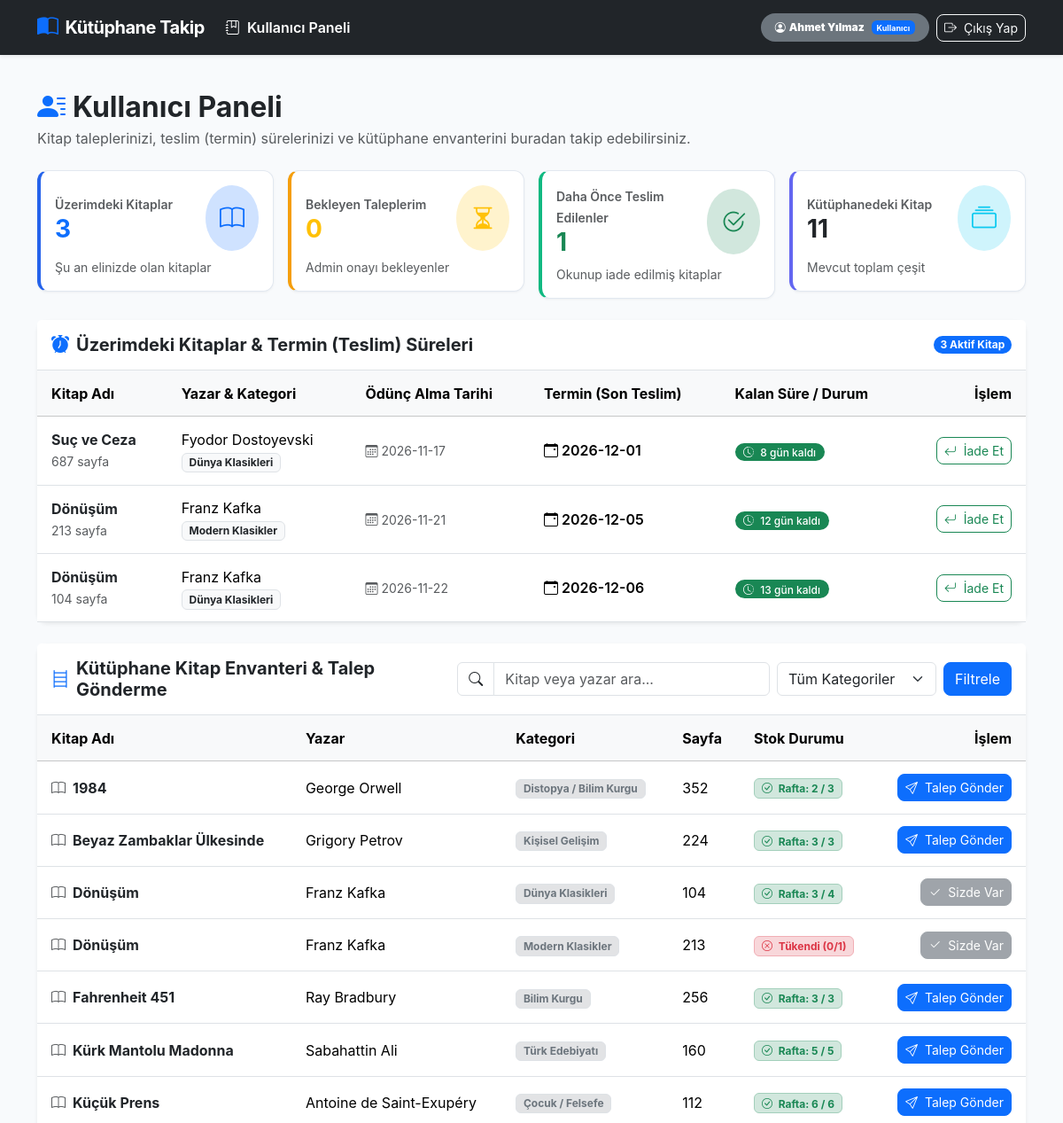
The page /kullanici (signed in, upper part) on the database as committed earlier.
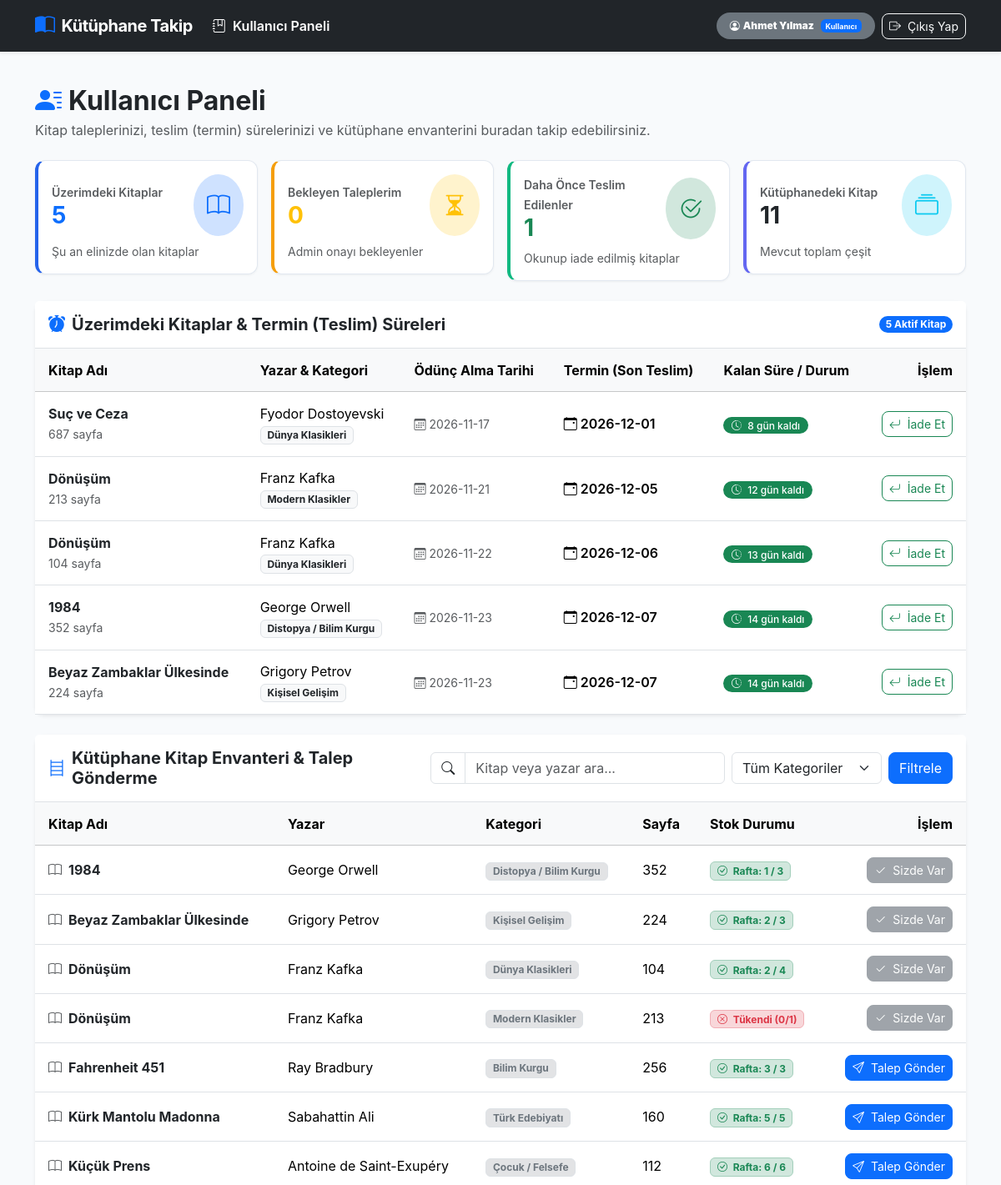
The same page on the database as committed later.
### tables this page shows
CREATE TABLE oduncler (
            id INTEGER PRIMARY KEY AUTOINCREMENT,
            kullanici_id INTEGER NOT NULL,
            kitap_id INTEGER NOT NULL,
            odunc_tarihi TEXT NOT NULL,
            termin_tarihi TEXT NOT NULL,
            iade_tarihi TEXT,
            durum TEXT NOT NULL DEFAULT 'oduncte', talep_tarihi TEXT,
            FOREIGN KEY (kullanici_id) REFERENCES kullanicilar (id) ON DELETE CASCADE,
            FOREIGN KEY (kitap_id) REFERENCES kitaplar (id) ON DELETE CASCADE
        );

CREATE TABLE kitaplar (
        id INTEGER PRIMARY KEY AUTOINCREMENT,
        kitap_adi TEXT NOT NULL
    , yazar TEXT NOT NULL DEFAULT 'Bilinmiyor', kategori TEXT NOT NULL DEFAULT 'Genel', sayfa_sayisi INTEGER DEFAULT 0, toplam_adet INTEGER NOT NULL DEFAULT 1, mevcut_adet INTEGER NOT NULL DEFAULT 1);

### app.py (the view)
@app.route("/kullanici")
@login_required
def kullanici_paneli():
    kullanici_id = session["kullanici_id"]
    arama_kelimesi = request.args.get("q", "").strip()
    secili_kategori = request.args.get("kategori", "").strip()
    baglanti = veritabani_baglantisi()
    bekleyen_talepler = baglanti.execute("""
        SELECT o.id as odunc_id, o.talep_tarihi, o.durum,
               k.id as kitap_id, k.kitap_adi, k.yazar, k.kategori, k.sayfa_sayisi
        FROM oduncler o
        JOIN kitaplar k ON o.kitap_id = k.id
        WHERE o.kullanici_id = ? AND o.durum = 'beklemede'
        ORDER BY o.id DESC
    """, (kullanici_id,)).fetchall()
    aktif_oduncler = baglanti.execute("""
        SELECT o.id as odunc_id, o.talep_tarihi, o.odunc_tarihi, o.termin_tarihi, o.durum,
               k.id as kitap_id, k.kitap_adi, k.yazar, k.kategori, k.sayfa_sayisi
        FROM oduncler o
        JOIN kitaplar k ON o.kitap_id = k.id
        WHERE o.kullanici_id = ? AND o.durum = 'oduncte'
        ORDER BY o.termin_tarihi ASC
    """, (kullanici_id,)).fetchall()
    gecmis_oduncler = baglanti.execute("""
        SELECT o.id as odunc_id, o.talep_tarihi, o.odunc_tarihi, o.termin_tarihi, o.iade_tarihi, o.durum,
               k.id as kitap_id, k.kitap_adi, k.yazar, k.kategori
        FROM oduncler o
        JOIN kitaplar k ON o.kitap_id = k.id
        WHERE o.kullanici_id = ? AND o.durum IN ('teslim_edildi', 'reddedildi')
        ORDER BY o.id DESC
    """, (kullanici_id,)).fetchall()
    kitap_sorgu = "SELECT * FROM kitaplar WHERE 1=1"
    parametreler = []
    if arama_kelimesi:
        kitap_sorgu += " AND (kitap_adi LIKE ? OR yazar LIKE ?)"
        parametreler.extend([f"%{arama_kelimesi}%", f"%{arama_kelimesi}%"])
    if secili_kategori:
        kitap_sorgu += " AND kategori = ?"
        parametreler.append(secili_kategori)
    kitap_sorgu += " ORDER BY kitap_adi ASC"
    envanter_kitaplar = baglanti.execute(kitap_sorgu, parametreler).fetchall()
    kategoriler = baglanti.execute("SELECT DISTINCT kategori FROM kitaplar ORDER BY kategori ASC").fetchall()
    talep_edilen_kitap_idleri = [t["kitap_id"] for t in bekleyen_talepler]
    elindeki_kitap_idleri = [o["kitap_id"] for o in aktif_oduncler]
    baglanti.close()
    return render_template(
        "kullanici.html",
        bekleyen_talepler=bekleyen_talepler,
        aktif_oduncler=aktif_oduncler,
        gecmis_oduncler=gecmis_oduncler,
        envanter_kitaplar=envanter_kitaplar,
        kategoriler=kategoriler,
        talep_edilen_kitap_idleri=talep_edilen_kitap_idleri,
        elindeki_kitap_idleri=elindeki_kitap_idleri,
        arama_kelimesi=arama_kelimesi,
        secili_kategori=secili_kategori
    )

### app.py (called while the page is built)
def login_required(f):
    @wraps(f)
    def decorated_function(*args, **kwargs):
        if "kullanici_id" not in session:
            flash("Lütfen önce giriş yapınız.", "warning")
            return redirect(url_for("login"))
        return f(*args, **kwargs)
    return decorated_function

@app.template_filter("kalan_gun_hesapla")
def kalan_gun_hesapla(termin_tarihi_str):
    if not termin_tarihi_str:
        return {"gun": 0, "durum": "beklemede", "metin": "Onay Bekliyor", "renk": "info"}
    try:
        termin_tarihi = datetime.strptime(termin_tarihi_str, "%Y-%m-%d").date()
        bugun = date.today()
        fark = (termin_tarihi - bugun).days
        if fark < 0:
            return {"gun": abs(fark), "durum": "gecikti", "metin": f"{abs(fark)} gün gecikti!", "renk": "danger"}
        elif fark == 0:
            return {"gun": 0, "durum": "bugun", "metin": "Bugün son gün!", "renk": "warning"}
        else:
            return {"gun": fark, "durum": "kalan", "metin": f"{fark} gün kaldı", "renk": "success" if fark > 3 else "warning"}
    except Exception:
        return {"gun": 0, "durum": "bilinmiyor", "metin": "Tarih belirtilmedi", "renk": "secondary"}

### templates/kullanici.html (shortened to what the changed rows need)
{% extends "base.html" %}
{% block content %}
<div class="d-flex flex-wrap justify-content-between align-items-center mb-4 gap-3">
    <div>
        <h2 class="fw-bold mb-1"><i class="bi bi-person-lines-fill text-primary me-2"></i>Kullanıcı Paneli</h2>
    </div>
</div>
<div class="row g-3 mb-4">
    <div class="col-sm-6 col-lg-3">
        <div class="card p-3 stat-card">
            <div class="d-flex align-items-center justify-content-between">
                <div>
                    <span class="text-muted small fw-semibold">Üzerimdeki Kitaplar</span>
                    <h3 class="fw-bold mb-0 text-primary">{{ aktif_oduncler|length }}</h3>
                </div>
            </div>
        </div>
    </div>
</div>
<div class="card mb-4 border-0 shadow-sm">
    <div class="card-header bg-white py-3 border-bottom d-flex align-items-center justify-content-between">
        <h5 class="fw-bold mb-0 text-dark d-flex align-items-center gap-2">
            <i class="bi bi-alarm-fill text-primary"></i>
            Üzerimdeki Kitaplar &amp; Termin (Teslim) Süreleri
        </h5>
        <span class="badge bg-primary rounded-pill">{{ aktif_oduncler|length }} Aktif Kitap</span>
    </div>
    <div class="card-body p-0">
        {% if aktif_oduncler %}
            <div class="table-responsive">
                <table class="table table-hover align-middle mb-0">
                    <thead class="table-light">
                        <tr>
                            <th>Kitap Adı</th>
                            <th>Yazar &amp; Kategori</th>
                            <th>Ödünç Alma Tarihi</th>
                            <th>Termin (Son Teslim)</th>
                            <th>Kalan Süre / Durum</th>
                            <th class="text-end">İşlem</th>
                        </tr>
                    </thead>
                    <tbody>
                        {% for odunc in aktif_oduncler %}
                            {% set termin_bilgi = odunc.termin_tarihi|kalan_gun_hesapla %}
                            <tr class="{% if termin_bilgi.durum == 'gecikti' %}table-danger{% endif %}">
                                <td>
                                    <div class="fw-bold text-dark">{{ odunc.kitap_adi }}</div>
                                    <small class="text-muted">{{ odunc.sayfa_sayisi }} sayfa</small>
                                </td>
                                <td>
                                    <div>{{ odunc.yazar }}</div>
                                    <span class="badge bg-light text-dark border">{{ odunc.kategori }}</span>
                                </td>
                                <td>
                                    <span class="text-muted small"><i class="bi bi-calendar3 me-1"></i>{{ odunc.odunc_tarihi }}</span>
                                </td>
                                <td>
                                    <span class="fw-semibold"><i class="bi bi-calendar-event me-1"></i>{{ odunc.termin_tarihi }}</span>
                                </td>
                                <td>
                                    <span class="badge bg-{{ termin_bilgi.renk }} badge-pill fs-7">
                                        {% if termin_bilgi.durum == 'gecikti' %}
                                            <i class="bi bi-exclamation-triangle-fill me-1"></i>
                                        {% elif termin_bilgi.durum == 'bugun' %}
                                            <i class="bi bi-hourglass-split me-1"></i>
                                        {% else %}
                                            <i class="bi bi-clock-history me-1"></i>
                                        {% endif %}
                                        {{ termin_bilgi.metin }}
                                    </span>
                                </td>
                                <td class="text-end">
                                    <form action="{{ url_for('kitap_iade_et', odunc_id=odunc.odunc_id) }}" method="POST" onsubmit="return confirm('Bu kitabı kütüphaneye iade etmek istediğinize emin misiniz?');">
                                        <button type="submit" class="btn btn-outline-success btn-sm btn-rounded">
                                            <i class="bi bi-arrow-return-left me-1"></i> İade Et
                                        </button>
                                    </form>
                                </td>
                            </tr>
                        {% endfor %}
                    </tbody>
                </table>
            </div>
        {% endif %}
    </div>
</div>
<div class="card mb-4 border-0 shadow-sm">
    <div class="card-body p-0">
        {% if envanter_kitaplar %}
            <div class="table-responsive">
                <table class="table table-hover align-middle mb-0">
                    <thead class="table-light">
                        <tr>
                            <th>Kitap Adı</th>
                            <th>Yazar</th>
                            <th>Kategori</th>
                            <th>Sayfa</th>
                            <th>Stok Durumu</th>
                            <th class="text-end">İşlem</th>
                        </tr>
                    </thead>
                    <tbody>
                        {% for kitap in envanter_kitaplar %}
                            <tr>
                                <td>
                                    <div class="fw-bold text-dark d-flex align-items-center gap-2">
                                        <i class="bi bi-book text-muted"></i>
                                        {{ kitap.kitap_adi }}
                                    </div>
                                </td>
                                <td>{{ kitap.yazar }}</td>
                                <td>
                                    <span class="badge bg-secondary-subtle text-secondary border">
                                        {{ kitap.kategori }}
                                    </span>
                                </td>
                                <td>{{ kitap.sayfa_sayisi }}</td>
                                <td>
                                    {% if kitap.mevcut_adet > 0 %}
                                        <span class="badge bg-success-subtle text-success border border-success-subtle">
                                            <i class="bi bi-check-circle me-1"></i> Rafta: {{ kitap.mevcut_adet }} / {{ kitap.toplam_adet }}
                                        </span>
                                    {% else %}
                                        <span class="badge bg-danger-subtle text-danger border border-danger-subtle">
                                            <i class="bi bi-x-circle me-1"></i> Tükendi (0/{{ kitap.toplam_adet }})
                                        </span>
                                    {% endif %}
                                </td>
                                <td class="text-end">
                                    {% if kitap.id in elindeki_kitap_idleri %}
                                        <button class="btn btn-secondary btn-sm btn-rounded" disabled>
                                            <i class="bi bi-check2 me-1"></i> Sizde Var
                                        </button>
                                    {% elif kitap.id in talep_edilen_kitap_idleri %}
                                        <button class="btn btn-warning btn-sm btn-rounded text-dark" disabled>
                                            <i class="bi bi-hourglass-split me-1"></i> Onay Bekliyor
                                        </button>
                                    {% elif kitap.mevcut_adet <= 0 %}
                                        <button class="btn btn-outline-secondary btn-sm btn-rounded" disabled>
                                            Stokta Yok
                                        </button>
                                    {% else %}
                                        <form action="{{ url_for('kitap_talep_et', kitap_id=kitap.id) }}" method="POST" style="display:inline;">
                                            <button type="submit" class="btn btn-primary btn-sm btn-rounded" onclick="return confirm('Bu kitap için kütüphane yöneticisine ödünç talebi göndermek istiyor musunuz?');">
                                                <i class="bi bi-send me-1"></i> Talep Gönder
                                            </button>
                                        </form>
                                    {% endif %}
                                </td>
                            </tr>
                        {% endfor %}
                    </tbody>
                </table>
            </div>
        {% else %}
            <div class="text-center py-5">
                <i class="bi bi-search text-muted" style="font-size: 2.5rem;"></i>
                <h6 class="mt-3 text-secondary">Arama kriterlerine uygun kitap bulunamadı.</h6>
            </div>
        {% endif %}
    </div>
</div>
{% endblock %}

Rows that differ between the two databases and show on the page:
added oduncler: kitap_adi "1984", sayfa_sayisi "352", yazar "George Orwell", kategori "Distopya / Bilim Kurgu", odunc_tarihi "2026-11-23", termin_tarihi "2026-12-07", metin "14 gün kaldı"
added oduncler: kitap_adi "Beyaz Zambaklar Ülkesinde", sayfa_sayisi "224", yazar "Grigory Petrov", kategori "Kişisel Gelişim", odunc_tarihi "2026-11-23", termin_tarihi "2026-12-07", metin "14 gün kaldı"
changed kitaplar "George Orwell": mevcut_adet "2" → "1"; now shows "Sizde Var"; no longer shows "Talep Gönder"
changed kitaplar "Beyaz Zambaklar Ülkesinde": mevcut_adet "3" → "2"; now shows "Sizde Var"; no longer shows "Talep Gönder"
changed kitaplar "Dünya Klasikleri": mevcut_adet "3" → "2"
Other text that changed with them:
{{ aktif_oduncler|length }}: "3" → "5"
